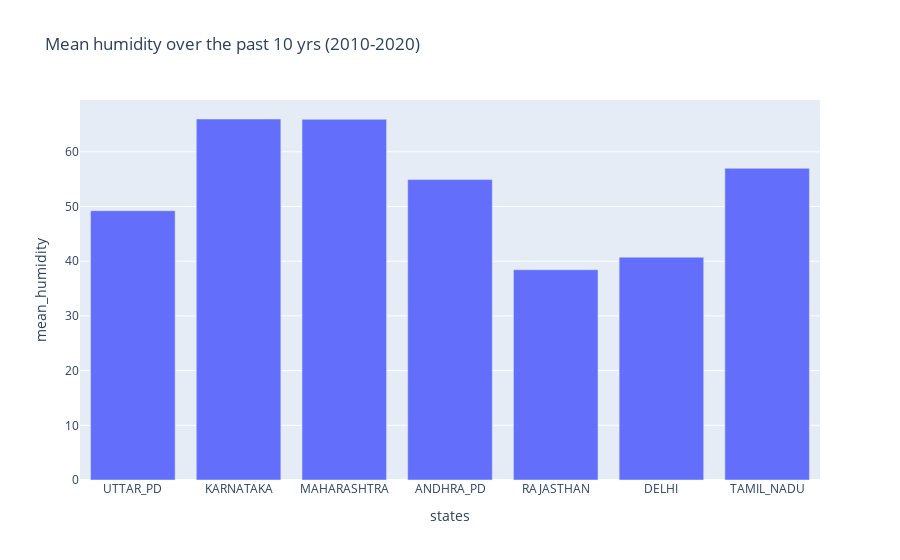

Notebook code cell kept with this figure:
### Code cell
import plotly.express as px

mean_hum = []
states = []
df = pd.DataFrame()    
for i in humidf:
    mean_hum.append(statistics.mean(humidf[i]))
    states.append(i)

df['mean_humidity'] = mean_hum
df['states']= states

fig = px.bar(df, x='states', y='mean_humidity',title="Mean humidity over the past 10 yrs (2010-2020)")
fig.show()

### Figure 1 — Plotly figure (JSON) as saved in the notebook; plotly's stock layout.template omitted (floating-point values rounded to 4 significant figures)
{"data": [{"alignmentgroup": "True", "hovertemplate": "states=%{x}<br>mean_humidity=%{y}<extra></extra>", "legendgroup": "", "marker": {"color": "#636efa"}, "name": "", "offsetgroup": "", "orientation": "v", "showlegend": false, "textposition": "auto", "type": "bar", "x": ["UTTAR_PD", "KARNATAKA", "MAHARASHTRA", "ANDHRA_PD", "RAJASTHAN", "DELHI", "TAMIL_NADU"], "xaxis": "x", "y": [49.23, 66.0, 65.94, 54.92, 38.45, 40.74, 56.98], "yaxis": "y"}], "layout": {"barmode": "relative", "legend": {"tracegroupgap": 0}, "title": {"text": "Mean humidity over the past 10 yrs (2010-2020)"}, "xaxis": {"anchor": "y", "domain": [0, 1], "title": {"text": "states"}}, "yaxis": {"anchor": "x", "domain": [0, 1], "title": {"text": "mean_humidity"}}}}
